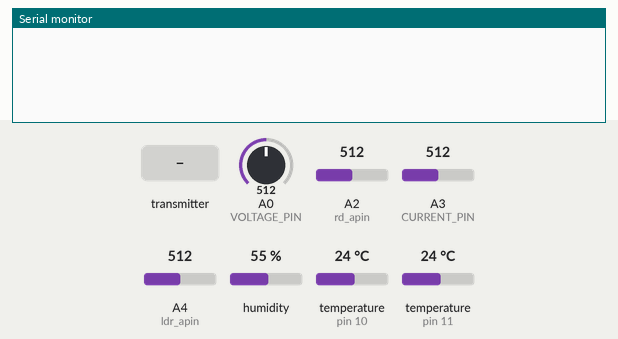
Bench run of a sketch on a simulated Arduino Uno, built with avr-gcc and run on an emulated ATmega328P. Parts: the last lines printed to the serial monitor. The test bench sets the inputs (shaded band); at power-on: humidity 55 %, temperature (sensors on pin 11, pin 10) 24 °C, A0 (VOLTAGE_PIN) = 512, A2 (rd_apin) = 512, A3 (CURRENT_PIN) = 512, A4 (ldr_apin) = 512. No radio packets arrive unless stated.

Above: at 1.2 s.
1.3 s: the transmitter starts sending responseM = 0
At 1.8 s:
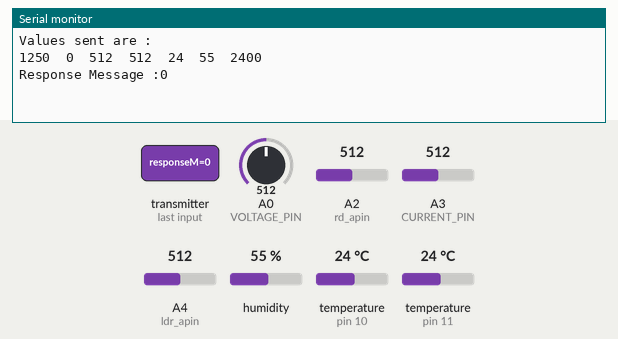
2.8 s: humidity set to 22 %
4.3 s: temperature (sensor on pin 11) set to 12 °C
At 5.5 s:
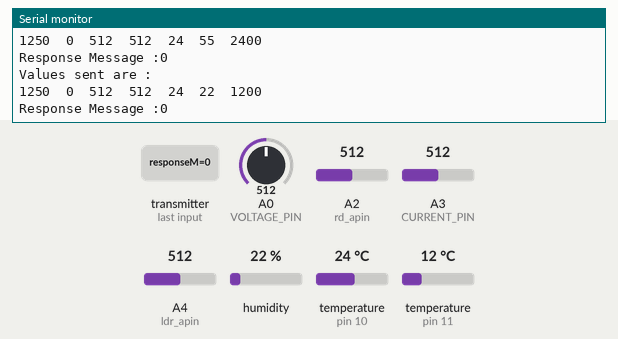
5.8 s: A0 (VOLTAGE_PIN) set to 716
7.3 s: A2 (rd_apin) set to 716
At 8.6 s:
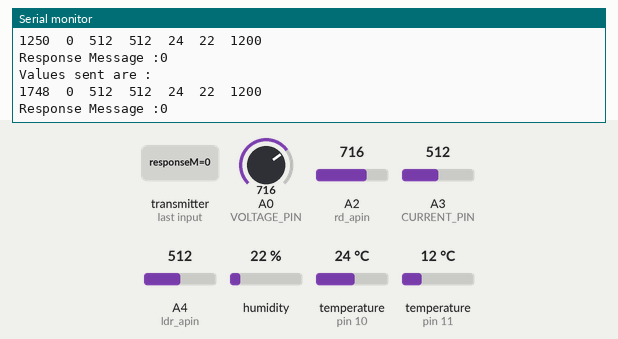

Measured:
- after the input at 1.3 s, the serial monitor: prints a new line after 0.05 s (image 1)
- after the input at 4.3 s, the serial monitor: prints a new line after 0.31 s (image 2)

The sketch:

trasmitter_mega_array.ino
```cpp
#include <SPI.h>
#include <nRF24L01.h>
#include <RF24.h>
#include <dht.h>
#include <OneWire.h>
#include <DallasTemperature.h>
#include <Servo.h>


//Volgate and Current
#define VOLTAGE_PIN A0
#define CURRENT_PIN A3

// Floats for ADC voltage & Input voltage
float cal_voltage = 0.0;
float in_voltage = 0.0;

// Floats for resistor values in divider (in ohms)
float R1 = 30000.0;
float R2 = 7500.0;

// Float for Reference Voltage
float ref_voltage = 5.0;

// Integer for ADC value
int sensor_value = 0;


//Raindrop Sensor
#define rd_apin A2


// LDR Sensor
#define ldr_apin A4


//DHT11 Temperature and Humidity Sensor
#define dht_dpin 10
dht DHTSensor;


//DS18B20 Environment Temperature Sensor
// Data wire is conntec to the Arduino digital pin 4
#define en_temp_dpin 11

// Setup a oneWire instance to communicate with any OneWire devices
OneWire oneWire(en_temp_dpin);

// Pass our oneWire reference to Dallas Temperature sensor
DallasTemperature EnTempSensor(&oneWire);


// Panel dust checking LDR sensor
#define dust_ldr_apin A1
Servo servo;


//nrf module
#define RF24_CE_PIN 9
#define RF24_CSN_PIN 8

RF24 radio(RF24_CE_PIN, RF24_CSN_PIN); // CE, CSN
//const byte addresses[][6] = {"02019", "02020"};


#define array_size 7


char responseMsg[10];
bool responseM;

void setup() {
    radio.begin();
//    radio.openWritingPipe(addresses[0]); // 00001
//    radio.openReadingPipe(1,addresses[1]); // 00002

    radio.openWritingPipe(0xE8E8F0F0E1LL);
    radio.setPALevel(RF24_PA_MIN);
    radio.setChannel(0x77);

    Serial.begin(9600);

    pinMode(rd_apin, INPUT);
    pinMode(ldr_apin, INPUT);
    pinMode(dht_dpin, INPUT);

    EnTempSensor.begin();
}

void loop() {


  int PanelVoltage = int((VoltageSensor() * 100));
  int PanelAmpere = int((CurrentSensor() * 100));
  int Raindrop = RaindropSensor();
  int PanelLDR = PanelLDRSensor();
  int PanelTemp = DHTSensorTemperature();
  int PanelHumi = DHTSensorHumidity();
  int Temperature = int((DSTemperatureSensor() * 100));
  //  float DustCheckLDR;


  radio.stopListening();


  int PanelStatAOne[array_size] = {PanelVoltage,PanelAmpere,Raindrop,PanelLDR,PanelTemp,PanelHumi,Temperature};

  Serial.println("Values sent are :");

    for(int i = 0; i < array_size; i++){
      Serial.print(PanelStatAOne[i]);
      Serial.print("\t");
  }

  Serial.println("");


  // Sending data
  radio.write(&PanelStatAOne, sizeof(PanelStatAOne));

  unsigned long start_time = micros();
  if (!radio.write( &PanelStatAOne, sizeof(PanelStatAOne) )) {
    Serial.println(F("Failed to write data"));
  }

  //Start listening to get data
  radio.startListening();

  unsigned long started_waiting_at = micros();               // Set up a timeout period, get the current microseconds
  boolean timeout = false;                                   // Set up a variable to indicate if a response was received or not

  while ( ! radio.available() ) {                            // While nothing is received
    if (micros() - started_waiting_at > 200000 ) {           // If waited longer than 200ms, indicate timeout and exit while loop
      timeout = true;
      break;
    }
  }

  if(timeout){
    Serial.println(F("Failed, response timed out."));
  }
  else{
    radio.read(&responseM, sizeof(responseM));
    Serial.print("Response Message :");
    Serial.println(responseM);
    Serial.print("\n");
    radio.stopListening();
  }


  delay(2000);
  }


float VoltageSensor(){
     // Read the Analog Input
   sensor_value = analogRead(VOLTAGE_PIN);

   // Determine voltage at ADC input
   cal_voltage  = (sensor_value * ref_voltage) / 1024.0;

   // Calculate voltage at divider input
   in_voltage = cal_voltage / (R2/(R1+R2)) ;

   // Print results to Serial Monitor to 2 decimal places
//  Serial.print("Input Voltage = ");
//  Serial.println(in_voltage, 2);

  return in_voltage;

  // Short delay
//  delay(500);
}


float CurrentSensor() {
  unsigned int x=0;
float AcsValue=0.0,Samples=0.0,AvgAcs=0.0,AcsValueF=0.0;

  for (int x = 0; x < 150; x++){ //Get 150 samples
  AcsValue = analogRead(CURRENT_PIN);     //Read current sensor values
  Samples = Samples + AcsValue;  //Add samples together
  delay (3); // let ADC settle before next sample 3ms
}
AvgAcs=Samples/150.0;//Taking Average of Samples

//((AvgAcs * (5.0 / 1024.0)) is converitng the read voltage in 0-5 volts
//2.5 is offset(I assumed that arduino is working on 5v so the viout at no current comes
//out to be 2.5 which is out offset. If your arduino is working on different voltage than
//you must change the offset according to the input voltage)
//0.100v(100mV) is rise in output voltage when 1A current flows at input
AcsValueF = (2.5 - (AvgAcs * (5.0 / 1024.0)) )/0.100;

//Serial.print("Input Current = ");
//Serial.println(AcsValueF);//Print the read current on Serial monitor

return AcsValueF;
//delay(500);

}


int RaindropSensor(){
  int RaindropIn = analogRead(rd_apin);
  return RaindropIn;
}


int PanelLDRSensor(){
  int LDRIn = analogRead(ldr_apin);
  return LDRIn;
}


int DHTSensorTemperature(){
  int DHTIn = DHTSensor.read11(dht_dpin);
  return DHTSensor.temperature;
}


int DHTSensorHumidity(){
  int DHTIn = DHTSensor.read11(dht_dpin);
  return DHTSensor.humidity;
}

float DSTemperatureSensor(){
    EnTempSensor.requestTemperatures();
    float TempValue = EnTempSensor.getTempCByIndex(0);
    return TempValue;
}

void ServoOpen(){

  servo.write(180);
//  Serial.println("Servo Opened");
  delay(2000);
}

void ServoClose(){

  servo.write(5);
//  Serial.println("Servo Closed");
  delay(2000);
}

int LDROpenRead(){
    int OpenLDRIn = analogRead(dust_ldr_apin);
//    Serial.print("LDR Open: ");
//    Serial.println(OpenLDRIn);
  return OpenLDRIn;
    delay(100);
}
```
